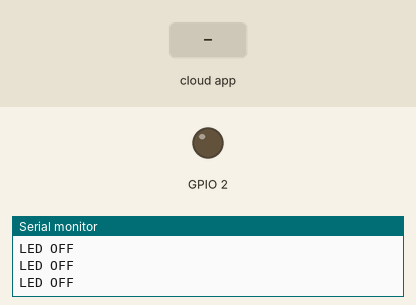
A sketch run on a simulated ESP8266 (NodeMCU). Parts: output pins drawn as LEDs (lit = HIGH), the last lines printed to the serial monitor. Inputs (shaded band) come from the test bench. WiFi joins after 1.5 s; servers stay silent unless stated; the Firebase database answers and starts empty.

Above: at 2.8 s.
2.9 s: the phone or cloud app sets Led1 to 1
At 4.2 s:
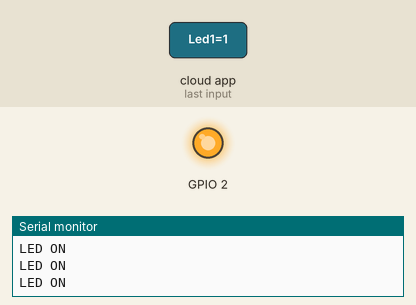
4.5 s: the phone or cloud app sets Led1 to 0
At 5.5 s:
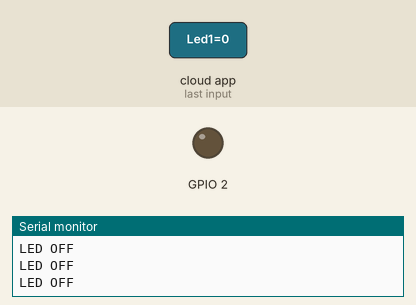
Timing chart, 0 to 7.5 s (numbered marks = the images above; inputs shaded):
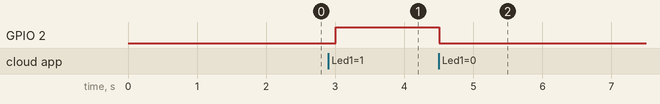

The sketch:

domortica.ino
```cpp
#include <ESP8266WiFi.h>
#include <FirebaseArduino.h>
// Set these to run example.
#define FIREBASE_HOST "casa-automatica-86bff.firebaseio.com"
#define FIREBASE_AUTH " nULru985ChWogscC8nnBfl8QLMO3Yw9nWNS8oCyZ"
#define WIFI_SSID "Net-Virtua-0213"
#define WIFI_PASSWORD "280502130"
void setup() {
Serial.begin(9600);
Serial.print("Net-Virtua-0213");
Serial.print("280502130");
pinMode(2, OUTPUT);
// connect to wifi.
WiFi.begin(WIFI_SSID, WIFI_PASSWORD);
Serial.print("connecting");
while (WiFi.status() != WL_CONNECTED) {
Serial.print(".");
delay(500);
}
Serial.println();
Serial.print("connected: ");
Serial.println(WiFi.localIP());
Firebase.begin(FIREBASE_HOST, FIREBASE_AUTH);
Firebase.set("Led1", 0);
}
int n = 0;
void loop() {
// get value
n = Firebase.getInt("Led1");
// handle error
if (n==1) {
Serial.println("LED ON");
digitalWrite(2,HIGH);
return;
delay(10);
}
else {
Serial.println("LED OFF");
digitalWrite(2,LOW);
return;
}
}
```

Measured:
- after the input at 2.9 s, GPIO 2: LOW → HIGH after 0.10 s
- after the input at 4.5 s, GPIO 2: HIGH → LOW at once
